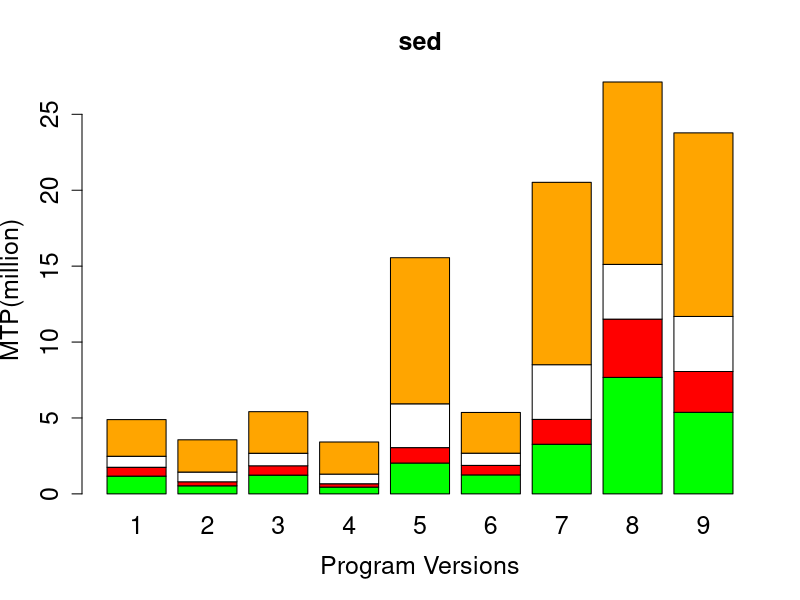

Here is the R script that generated this plot:
setwd('C:/Research/Experiment/DataAnalysis/barGraph')

colors = c("green","red","white","orange")
nbar = 9
nblock = 4
# read the data from csv file, save to list
d = read.csv("sed.csv",head=FALSE, sep=",",na.strings = "")
show(d)
# change the list to matrix
m = matrix(unlist(d),nbar+1,nblock)
show(m)
# delete the first row
m = m[-1,]
show(m)
# change the data type
m = as.numeric(as.character(m))
# change the unit to million
m = m/1000000
show(m)
# construct matri
m = matrix(m,nrow=nblock,ncol=nbar,byrow=TRUE)
# Create the bar chart.
barplot(m,main="sed",cex.axis=1.5,cex.lab=1.5, cex.main=1.5,cex.names=1.5,names.arg=c(1:nbar),xlab="Program Versions",ylab="MTP(million)",col=colors)
